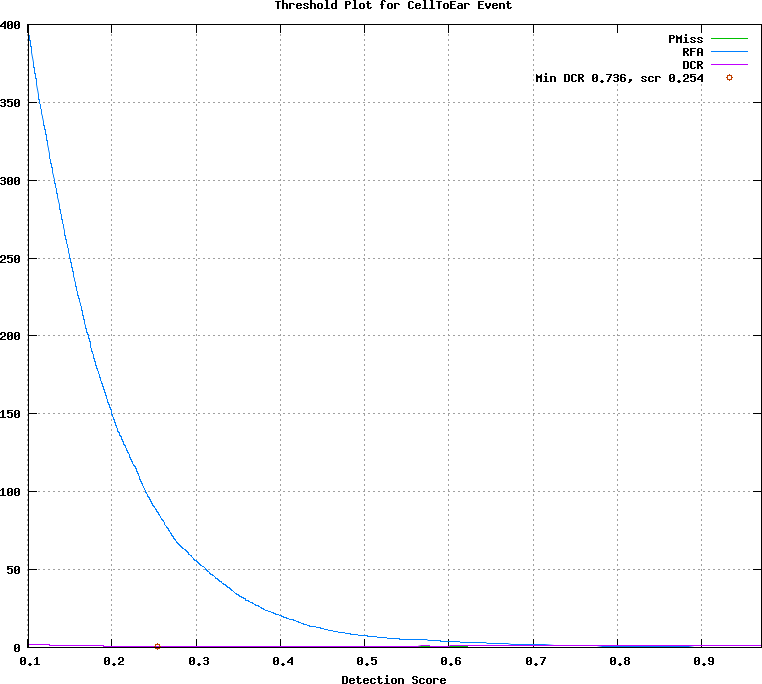

This figure's gnuplot source:
## GNUPLOT command file
set terminal postscript color
set style data lines
set title 'Threshold Plot for CellToEar Event'
set xlabel 'Detection Score'
set grid
set size ratio 0.85
plot [0.101000:0.971000]  \
  'test.det.CellToEar_Event.dat.1' using 1:4 title 'PMiss' with lines lt 2, \
  'test.det.CellToEar_Event.dat.1' using 1:5 title 'RFA' with lines lt 3, \
  'test.det.CellToEar_Event.dat.1' using 1:6 title 'DCR' with lines lt 4, \
  'test.det.CellToEar_Event.dat.2' using 1:2 title 'Min DCR 0.736, scr 0.254' with points lt 6
